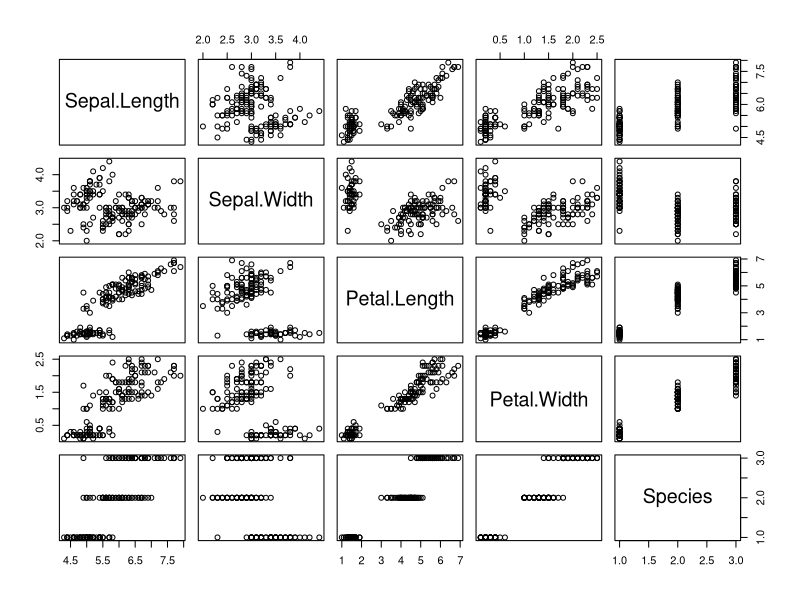
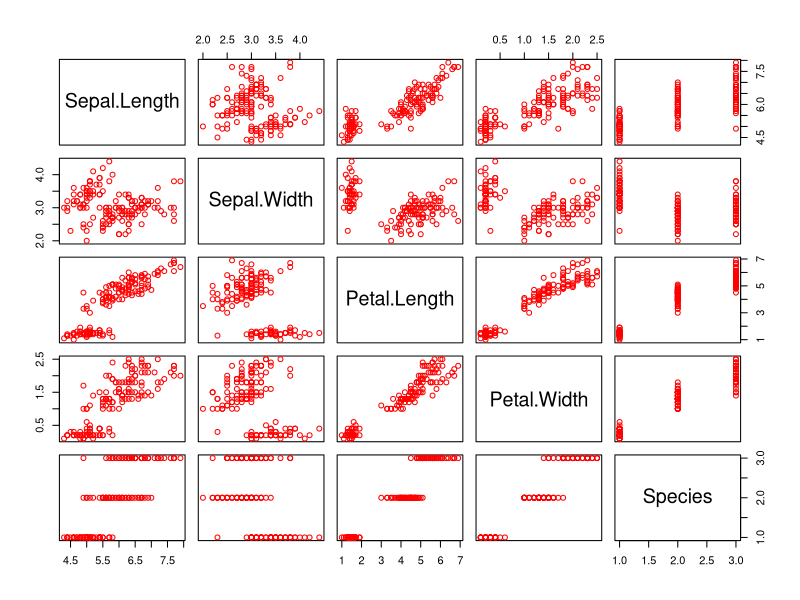
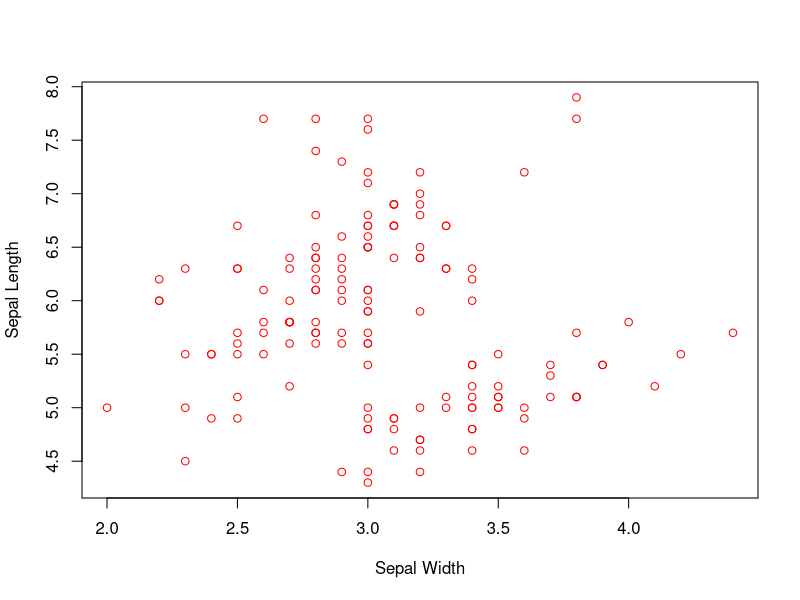
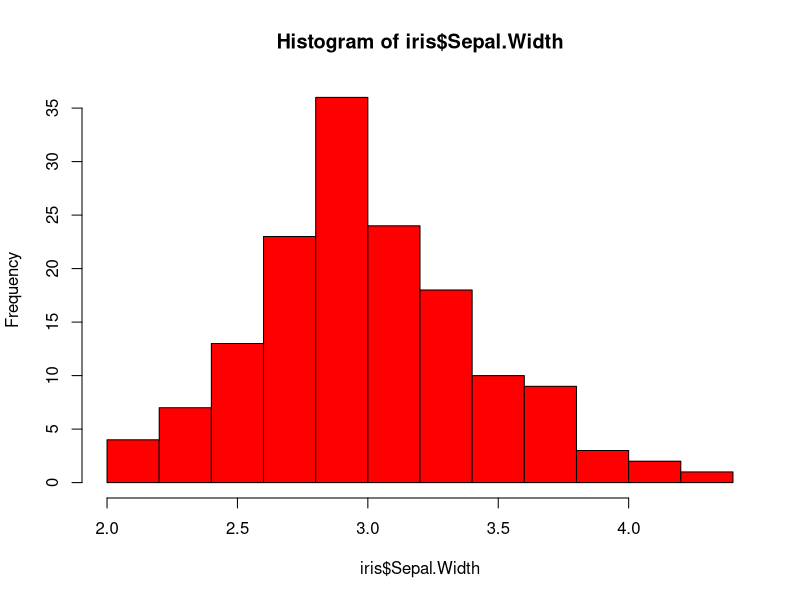
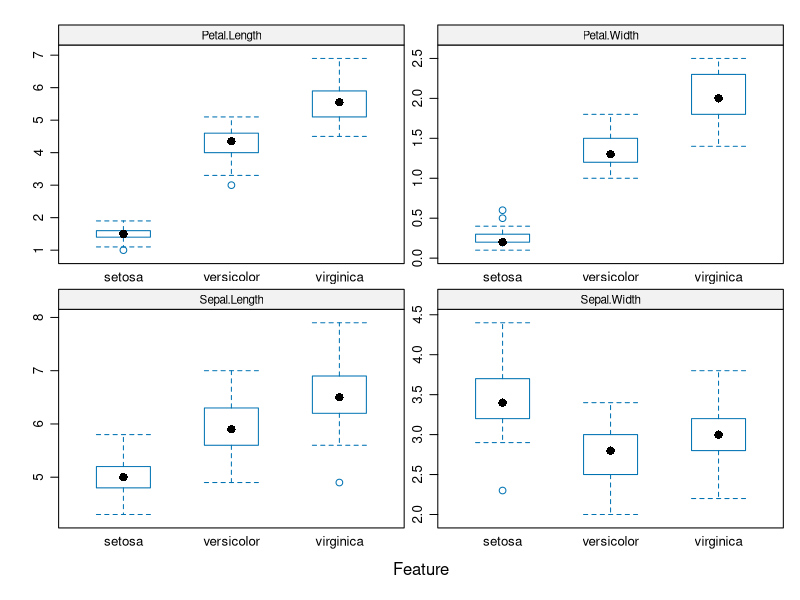

Here is the R script that generated these plots, in order:
library(datasets)
data(iris)

plot(iris)
plot(iris, col='red')

#Scatter Plot
plot(iris$Sepal.Width, iris$Sepal.Length, col='red', xlab='Sepal Width',
     ylab = 'Sepal Length')

#Hisrogram
hist(iris$Sepal.Width, col = 'red')

# Feature Plot

install.packages("caret")
library(caret)
?featurePlot()
featurePlot(
  x=iris[,1:4],
  y= iris$Species,
  plot='box',
  strip=strip.custom(par.strip.text=list(cex=0.7)),
  scales=list(x=list(relation='free'),
              y= list(relation='free')))


